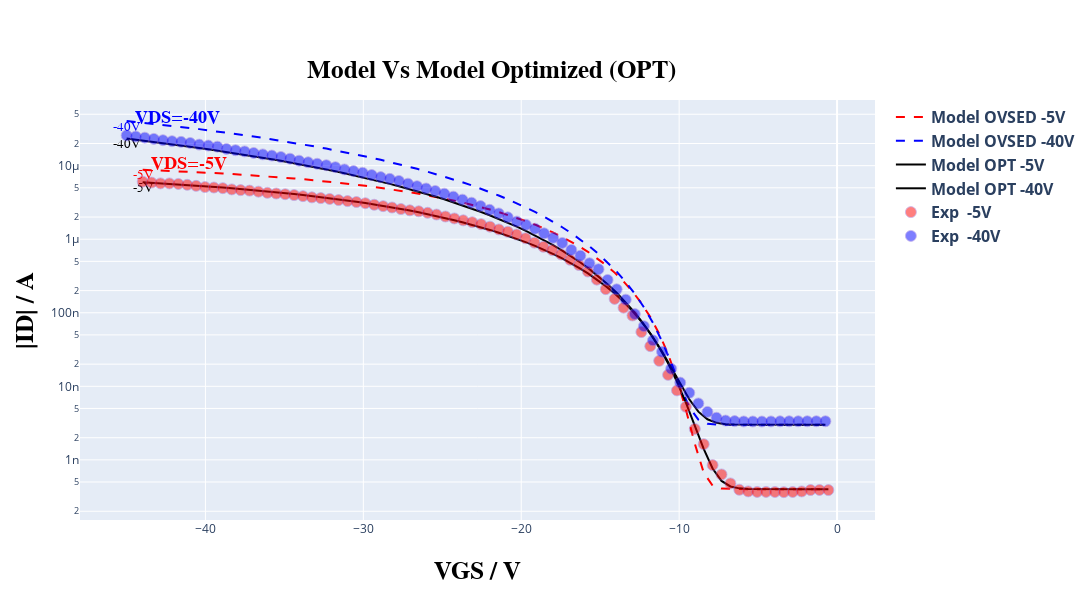
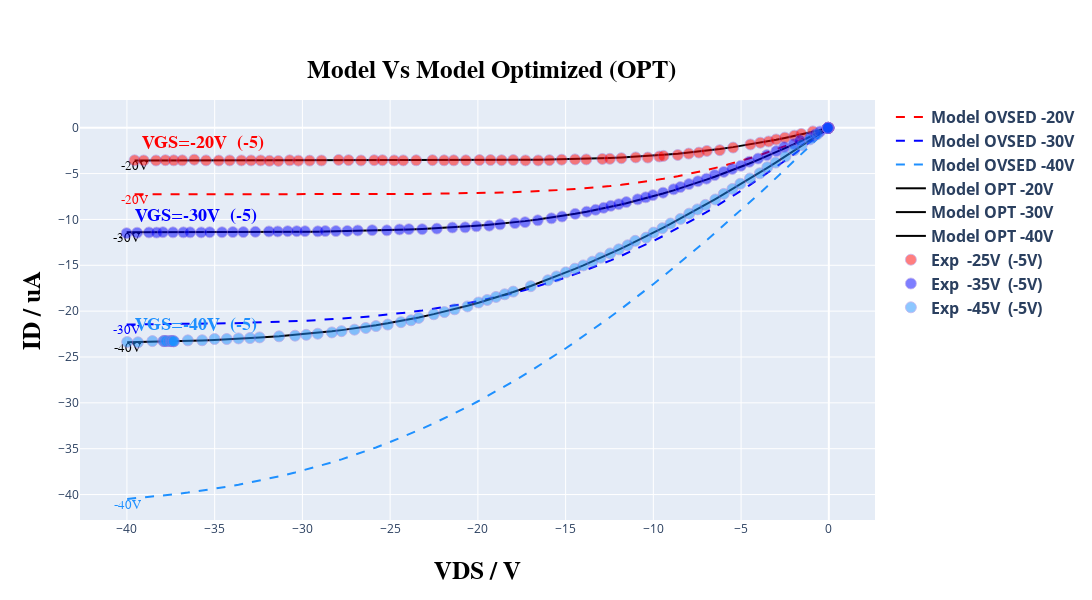

The notebook cell these images were saved under, in order:
### Markdown cell above
### **Comparing** ✅

---
This section aims to evaluate the model's performance relative to the initial data. Visual observation allows assessing whether the model significantly outperformed the initial coefficients.

In this section, simply execute the cells below; no explicit modifications are required.

---

### Code cell
# @title #### **Print grafics plots of model Optimizad and model data.** { run: "auto" }
# @markdown ### ***Choice the plot that you want to view:***
# @markdown ---
option = 'show both curves comp' # @param ["Show Transfer curve opt", "Show output curve opt", "show both curves opt", "Show Transfer curve comp", "Show output curve comp", "show both curves comp"]

model_opt = create_optimized_model(read, TFTModel, n_points, type_curve_plot, coeff_opt, input_voltage, Vv, load_idleak, width_t, count_transfer, tp_tst, settings['experimental_data_scale_transfer'], settings['current_typic'], resistance, current)

in_model_data_opt, in_exp_data_opt, out_model_data_opt, out_exp_data_opt, in_model_data_comp, in_exp_data_comp, out_model_data_comp, out_exp_data_comp = get_model_data(read, count_transfer, count_output, Vv, Id, model_opt, model, compare=True)

plot_curves(option, plot, list_tension, list_tension_shift, count_transfer, in_model_data_comp, out_model_data_comp, in_exp_data_comp, out_exp_data_comp, shift_list, settings['select_files'], settings['current_typic'], type_curve_plot, compare=True)

read.compute_relative_distance(Id, model_opt)
print('\n\n\n\n\n')
